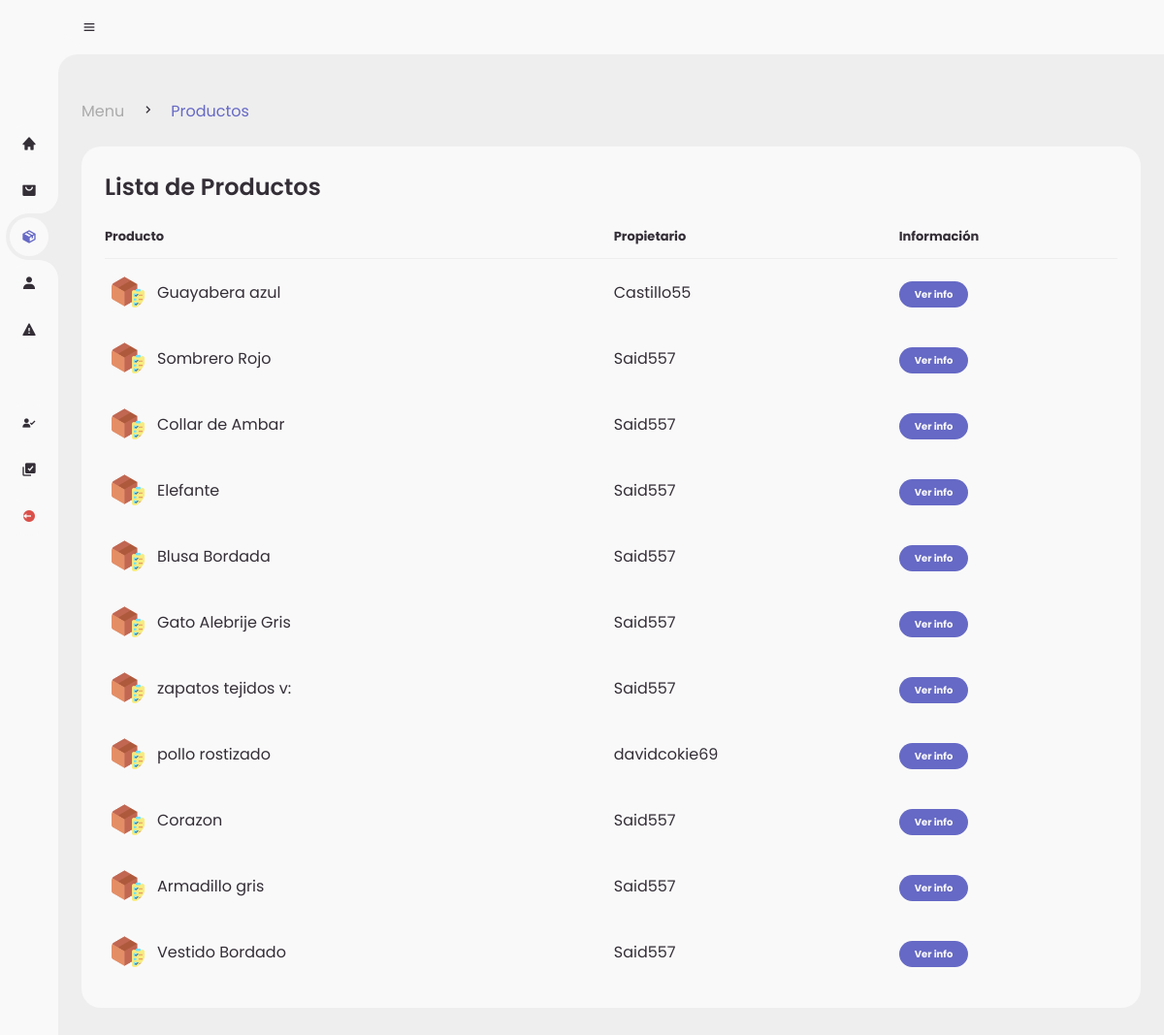
The page /admin/products.php (signed in) on the database its author committed.
### tables this page shows
CREATE TABLE `products` (
  `id_product` int(11) NOT NULL,
  `product` varchar(80) NOT NULL,
  `image1` varchar(80) NOT NULL,
  `price` int(11) NOT NULL,
  `description` varchar(250) NOT NULL,
  `category` varchar(30) NOT NULL,
  `stock` int(11) NOT NULL,
  `image2` varchar(30) NOT NULL,
  `image3` varchar(30) NOT NULL,
  `ID_registro` int(11) DEFAULT NULL,
  `estatus` varchar(50) NOT NULL
);

CREATE TABLE `reg_sellers` (
  `IDregseller` int(11) NOT NULL,
  `Nombre` varchar(255) NOT NULL,
  `apellidos` varchar(255) NOT NULL,
  `nickname` varchar(255) NOT NULL,
  `lada` int(4) NOT NULL,
  `telefono` varchar(20) NOT NULL,
  `telefonoref` varchar(20) NOT NULL,
  `domicilio` varchar(255) NOT NULL,
  `postal` varchar(10) NOT NULL,
  `identificador` varchar(255) NOT NULL,
  `solicitud` varchar(50) NOT NULL,
  `ID_registro` int(11) DEFAULT NULL
);

### admin/products.php (the view, shortened to what this page needs)
<!DOCTYPE html>
<?php
	include('../global/conexion.php');
?>
<html lang="en">
<head>
	<link href='https://unpkg.com/boxicons@2.0.9/css/boxicons.min.css' rel='stylesheet'>
	<link rel="stylesheet" href="style.css">
</head>
<body>
	<section id="sidebar">
		<a href="./menu.php" class="brand">
		</a>
		<ul class="side-menu top">
			<li >
				<a href="./menu.php">
					<i class='bx bxs-home' ></i>
				</a>
			</li>
			<li>
				<a href="./orders.php">
					<i class='bx bxs-shopping-bag-alt' ></i>
				</a>
			</li>
			<li class="active">
				<a href="./products.php">
					<i class='bx bxs-package'></i>
				</a>
			</li>
			<li>
				<a href="./sellers.php">
					<i class='bx bxs-user' ></i>
				</a>
			</li>
			<li>
				<a href="./reports.php">
					<i class='bx bxs-error' ></i>
				</a>
			</li>
		</ul>
		<ul class="side-menu">
			<li>
				<a href="./reg-vendedores.php">
					<i class='bx bxs-user-check' ></i>
				</a>
			</li>
			<li>
				<a href="./reg-productos.php">
					<i class='bx bxs-select-multiple' ></i>
				</a>
			</li>
			<li>
				<a href="../global/logout.php" class="logout">
					<i class='bx bxs-log-out-circle' ></i>
				</a>
			</li>
		</ul>
	</section>
	<section id="content">
		<nav>
			<i class='bx bx-menu' ></i>
		</nav>
		<main>
			<div class="head-title">
				<div class="left">
					<ul class="breadcrumb">
						<li>
							<a href="./menu.php">Menu</a>
						</li>
						<li><i class='bx bx-chevron-right' ></i></li>
						<li>
							<a class="active" href="./products.php">Productos</a>
						</li>
					</ul>
				</div>
			</div>
			<div class="table-data">
				<div class="order">
					<div class="head">
						<h3>Lista de Productos</h3>
					</div>
					<table>
						<thead>
							<tr>
								<th>Producto</th>
								<th>Propietario</th>
								<th>Información</th>
							</tr>
						</thead>
						<tbody>
						<?php
							$query = mysqli_query($conn,"SELECT * FROM products INNER JOIN reg_sellers
							WHERE products.ID_registro = reg_sellers.ID_registro AND stock > 0 ORDER BY rand()");
							while($data = mysqli_fetch_array($query)){
						?>
							<tr>
								<td>
									<img src="../assets/utilities/caja.png">
									<p><?php echo $data['product']?></p>
								</td>
                                <td><?php echo $data['nickname']?></td>
								<td><a href="pages/det-prod.php?product=<?php echo $data['id_product']?>"><span class="status completed">Ver info</span></a></td>
							</tr>
						<?php }?>
						</tbody>
					</table>
				</div>
		</main>
	</section>
</body>
</html>

### rows shown on the page
products: product "Guayabera azul", reg_sellers.nickname "Castillo55"
products: product "Sombrero Rojo", reg_sellers.nickname "Said557"
products: product "Collar de Ambar", reg_sellers.nickname "Said557"
products: product "Elefante", reg_sellers.nickname "Said557"
products: product "Blusa Bordada", reg_sellers.nickname "Said557"
products: product "Gato Alebrije Gris", reg_sellers.nickname "Said557"
products: product "zapatos tejidos v:", reg_sellers.nickname "Said557"
products: product "pollo rostizado", reg_sellers.nickname "davidcokie69"
products: product "Corazon", reg_sellers.nickname "Said557"
products: product "Armadillo gris", reg_sellers.nickname "Said557"
products: product "Vestido Bordado", reg_sellers.nickname "Said557"
